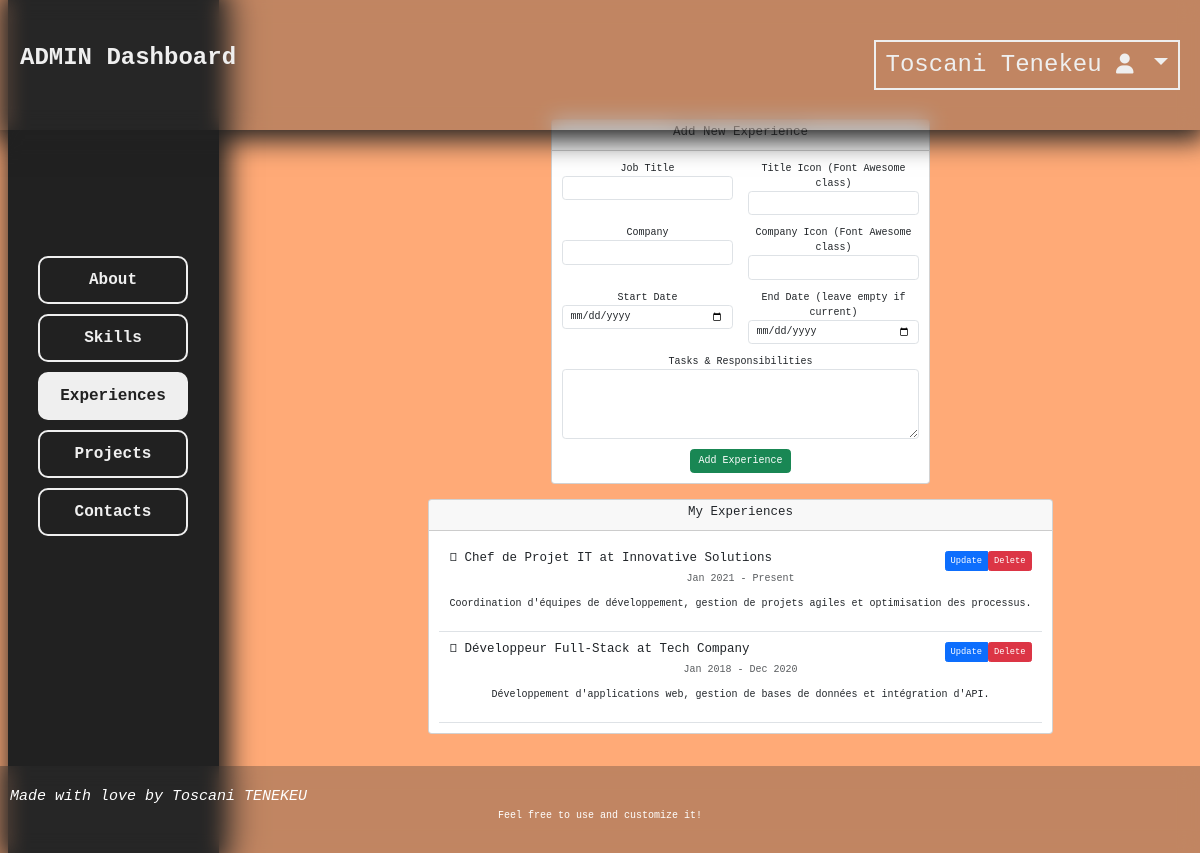
Page /dashboard/views/experiences.php (signed in) on the committed database.
### tables this page shows
CREATE TABLE `experiences` (
  `id` int(11) NOT NULL,
  `user_id` int(11) NOT NULL,
  `title` varchar(100) NOT NULL,
  `title_icon` varchar(100) NOT NULL,
  `company` varchar(100) NOT NULL,
  `company_icon` varchar(10) NOT NULL,
  `start_date` date NOT NULL,
  `end_date` date DEFAULT NULL,
  `tasks_description` text NOT NULL,
  `date` timestamp NOT NULL DEFAULT current_timestamp() ON UPDATE current_timestamp()
);

### dashboard/views/experiences.php (the view, shortened to what this page needs)
<?php
require '../../db/connection.php';
$user_id = $_SESSION['user_id'];
$stmt = $pdo->prepare("SELECT * FROM experiences WHERE user_id = ? ORDER BY start_date DESC");
$stmt->execute([$user_id]);
$experiences = $stmt->fetchAll();
?>
<!DOCTYPE html>
<html lang="en">
<head>
    <link href="https://cdn.jsdelivr.net/npm/bootstrap@5.3.2/dist/css/bootstrap.min.css" rel="stylesheet"
>
    <link rel="stylesheet" href="https://cdnjs.cloudflare.com/ajax/libs/font-awesome/6.4.2/css/all.min.css"
 />
    <link rel="stylesheet" href="../assets/css/main.css">
</head>
<body>
    <header class="header container-fluid">
    <nav class="nav">
            <p>ADMIN Dashboard</p>
            <div class="dropdown">
                <button class="dropdown-toggle user-btn" type="button" id="userMenuButton" data-bs-toggle="dropdown" aria-expanded="false">
                    <span>
                        <?php echo isset($_SESSION['user_full_name']) ? $_SESSION['user_full_name']." "."<i class='fas fa-user' style='font-size: 2rem;'></i>" : "Welcome back !"; ?>
                    </span>
                </button>
            </div>
        </nav>
    </header>
    <main class="main container-fluid">
        <div class="left-side">
            <div class="navigation-link">
                <a href="./main.php">About</a>
                <a href="./skills.php">Skills</a>
                <a href="./experiences.php" class="active">Experiences</a>
                <a href="./projects.php">Projects</a>
                <a href="./contacts.php">Contacts</a>
            </div>
        </div>
        <div class="right-side">
            <div class="card mb-4">
                <div class="card-header">
                    <h5>Add New Experience</h5>
                </div>
                <div class="card-body">
                    <form method="POST">
                        <div class="row">
                            <div class="col-md-6 mb-3">
                                <label>Job Title</label>
                                <input type="text" name="title" class="form-control" required>
                            </div>
                            <div class="col-md-6 mb-3">
                                <label>Title Icon (Font Awesome class)</label>
                                <input type="text" name="title_icon" class="form-control" required>
                            </div>
                        </div>
                        <div class="row">
                            <div class="col-md-6 mb-3">
                                <label>Company</label>
                                <input type="text" name="company" class="form-control" required>
                            </div>
                            <div class="col-md-6 mb-3">
                                <label>Company Icon (Font Awesome class)</label>
                                <input type="text" name="company_icon" class="form-control" required>
                            </div>
                        </div>
                        <div class="row">
                            <div class="col-md-6 mb-3">
                                <label>Start Date</label>
                                <input type="date" name="start_date" class="form-control" required>
                            </div>
                            <div class="col-md-6 mb-3">
                                <label>End Date (leave empty if current)</label>
                                <input type="date" name="end_date" class="form-control">
                            </div>
                        </div>
                        <div class="mb-3">
                            <label>Tasks & Responsibilities</label>
                            <textarea name="tasks_description" class="form-control" rows="4" required></textarea>
                        </div>
                        <button type="submit" name="add_experience" class="btn btn-success">Add Experience</button>
                    </form>
                </div>
            </div>
            <div class="card">
                <div class="card-header">
                    <h5>My Experiences</h5>
                </div>
                <div class="card-body">
                    <?php foreach($experiences as $experience): ?>
                        <div class="experience-item border-bottom p-3">
                            <div class="d-flex justify-content-between align-items-start">
                                <h5>
                                    <i class="<?= htmlspecialchars($experience['title_icon']) ?>"></i>
                                    <?= htmlspecialchars($experience['title']) ?> at
                                    <?= htmlspecialchars($experience['company']) ?>
                                </h5>
                                <div class="btn-group">
                                    <button type="button" class="btn btn-primary btn-sm"
                                            onclick='openUpdateExperienceModal(<?= json_encode($experience) ?>)'>
                                        Update
                                    </button>
                                    <form method="POST" class="d-inline">
                                        <button type="submit" name="delete_experience" class="btn btn-danger btn-sm"
                                                onclick="return confirm('Are you sure?')">Delete</button>
                                    </form>
                                </div>
                            </div>
                            <p class="text-muted">
                                <?= date('M Y', strtotime($experience['start_date'])) ?> -
                                <?= $experience['end_date'] ? date('M Y', strtotime($experience['end_date'])) : 'Present' ?>
                            </p>
                            <p><?= nl2br(htmlspecialchars($experience['tasks_description'])) ?></p>
                        </div>
                    <?php endforeach; ?>
                </div>
            </div>
        </div>
    </main>
    <footer class="footer container-fluid">
        <em class="text-white" style="font-size: 1.5rem;">Made with love by Toscani TENEKEU</em>
        <p class="text-white text-center">Feel free to use and customize it!</p>
    </footer>
</body>
</html>

### dashboard/assets/css/main.css (style rules this page uses)
* { padding: 0; margin: 0; box-sizing: border-box; border: 0; text-decoration: none !important; }
html { font-size: 10px !important; }
body { display: flex; background: #FFAA77; height: 100vh; width: auto; flex-direction: column; align-items: center; overflow: auto; font-family: 'Courier New', Courier, monospace; }
.header { padding: 4rem 2rem; width: 100%; background-color: rgba(50, 50, 50, .3) !important; backdrop-filter: blur(10px) !important; box-shadow: 0 5px 25px 5px #212121 !important; position: fixed; z-index: 999; }
.header > .nav { display: flex; flex-direction: row; justify-content: space-between; text-align: center; font-size: x-large; }
.nav p { color: #EFEFEF; font-weight: bold; }
.nav button { color: #EFEFEF; background: transparent; border: 2px solid #EFEFEF; text-align: center; padding: .5rem 1rem; }
.main { flex: 1; display: flex; flex-direction: row; gap: 10rem; }
.main > .left-side { flex: 1; background-color: #212121; box-shadow: 5px 0px 25px 5px #212121 !important; height: 100%; display: flex; align-items: center; justify-content: center; box-sizing: border-box; flex-wrap: wrap; }
.left-side > .navigation-link { position: fixed; background: transparent!; top: 30%; display: flex; flex-direction: column; gap: 1rem; justify-content: space-evenly; }
.navigation-link > a { padding: 1rem 2rem; border-radius: 1rem; background-color: transparent; border: 2px solid #EFEFEF; color: #EFEFEF; font-weight: bold; text-align: center; font-size: medium; }
.main > .right-side { flex: 4; display: flex; justify-content: center; align-items: center; text-align: center; flex-direction: column; flex-wrap: wrap; padding-top: 10%; padding-bottom: 10%; overflow-y: scroll; padding-right: 3rem; }
.navigation-link > .active { background: #EFEFEF; color: #212121; }
.footer { background-color: rgba(50, 50, 50, .3) !important; backdrop-filter: blur(10px) !important; padding: 2rem 1rem; width: 100%; position: fixed; bottom: 0; z-index: 999; }

### rows in the picture
experiences: title "Chef de Projet IT", company "Innovative Solutions", start_date "Jan 2021", shows "Present", tasks_description "Coordination d'équipes de développement, gestion de projets agiles et optimisation des processus."
experiences: title "Développeur Full-Stack", company "Tech Company", start_date "Jan 2018", end_date "Dec 2020", tasks_description "Développement d'applications web, gestion de bases de données et intégration d'API."

### other values in the picture
$_SESSION['user_full_name'] "Toscani Tenekeu"
